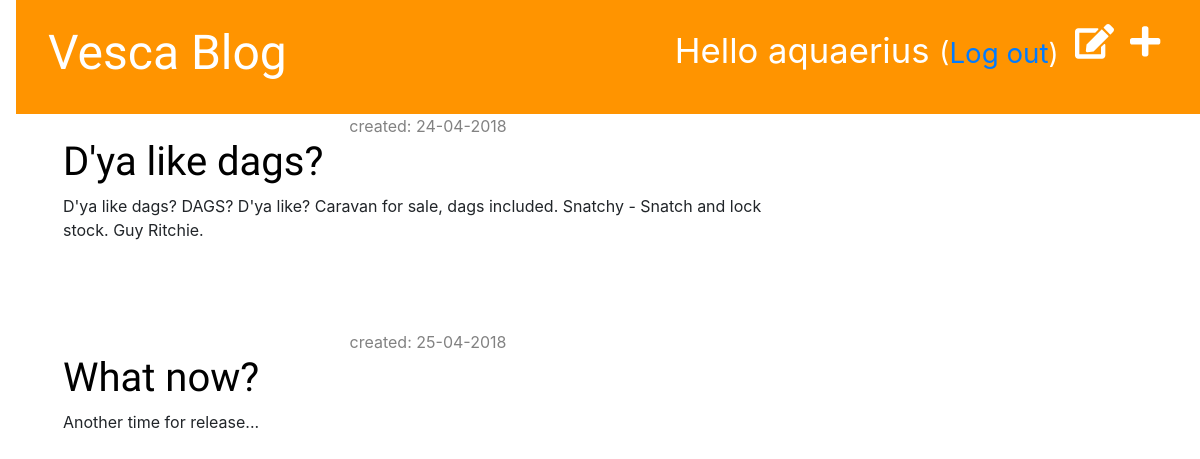
The page /blog/drafts/ (signed in) on the database as committed earlier.
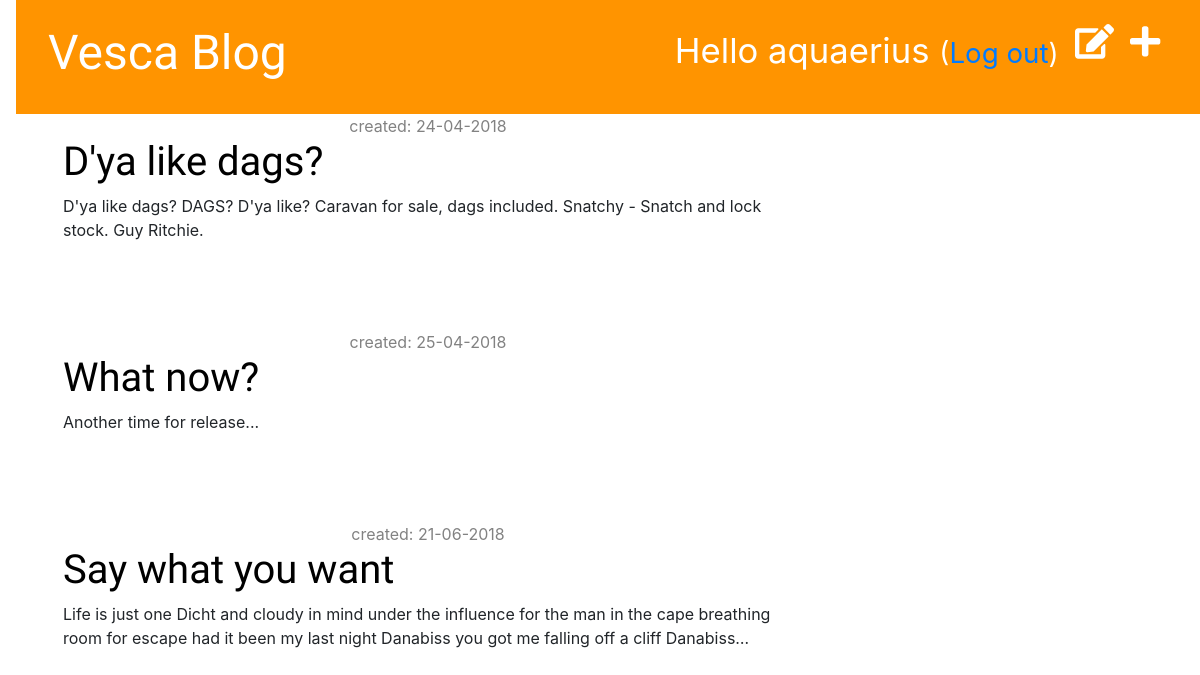
The same page on the database as committed later.
### blog/models.py (models this page shows, shortened)
class Post(models.Model):
    author = models.ForeignKey('auth.User', on_delete = models.CASCADE)
    title = models.CharField(max_length = 200)
    text = models.TextField()
    created_date = models.DateTimeField(default = timezone.now)
    published_date = models.DateTimeField(blank = True, null = True)

### blog/views.py (the view)
@login_required
def post_draft_list(request):
	posts = Post.objects.filter(published_date__isnull=True).order_by('created_date')
	return render(request, 'blog/post_draft_list.html', {'posts':posts})

### blog/templates/blog/post_draft_list.html
{% extends 'blog/base.html' %}
{% block content %}
    {% for post in posts %}
        <div class="post">
            <p class="date">created: {{ post.created_date|date:'d-m-Y' }}</p>
            <h1><a href="{% url 'post_detail' pk=post.pk %}">{{ post.title }}</a></h1>
            <p>{{ post.text|truncatechars:200 }}</p>
        </div>
    {% endfor %}
{% endblock %}

Rows that differ between the two databases and show on the page:
added Post: created_date "21-06-2018", title "Say what you want", text "Life is just one Dicht and cloudy in mind under the influence for the man in the cape breathing room for escape had it been my last night Danabiss you got me falling off a cliff Danabiss…"
